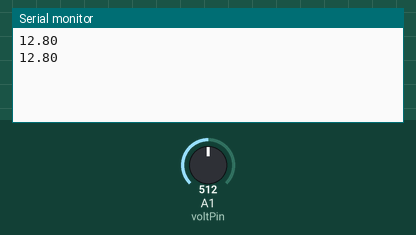
Simulated run of this sketch. Board: Arduino Uno, built with avr-gcc and run on an emulated ATmega328P. Shown: the last lines printed to the serial monitor. The inputs (shaded band) are chosen by the test bench; at power-on: A1 (voltPin) = 512.

Above: at 1.8 s.
1.9 s: A1 (voltPin) set to 716
At 2.8 s:
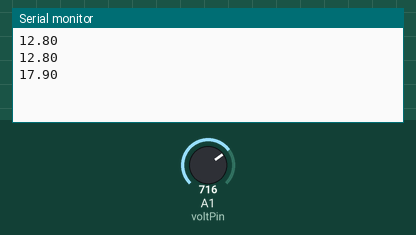
3.4 s: A1 (voltPin) set to 900
At 4.8 s:
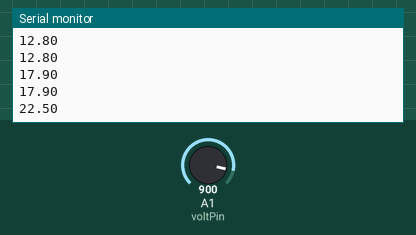
Timing chart, 0 to 6.4 s (numbered marks = the images above; inputs shaded):
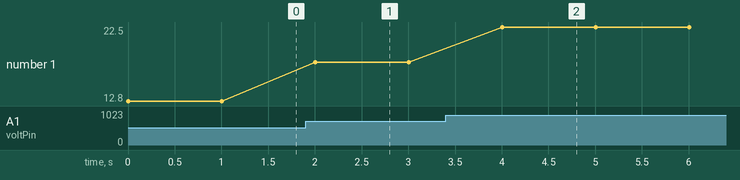

The sketch:

voltage_tester_tests.ino
```cpp
#define voltPin A1

//variables
float val11;
float val2;

float voltage;

void setup() {
 Serial.begin(115200);
 pinMode(voltPin, INPUT);
// pinMode(lightPin, INPUT_PULLUP);
}

void loop() {
  Serial.println(volt());
  delay(1000);
}

float volt() {
float temp;
val11=analogRead(voltPin);
temp=val11/4;
val11=temp;
val2=((val11)/10);
//Serial.print("val2: ");
//Serial.println(val2);
//Serial.print("val11: ");
//Serial.println(val11);
//Serial.print("temp: ");
//Serial.println(temp);
return(val2);

}
```

Measured:
- after the input at 1.9 s, the serial monitor: prints a new line after 0.10 s (image 1)
- after the input at 3.4 s, the serial monitor: prints a new line after 0.60 s (image 2)
- plotted number 1: 12.8 → 17.9 after the input at 1.9 s, 17.9 → 22.5 after the input at 3.4 s
